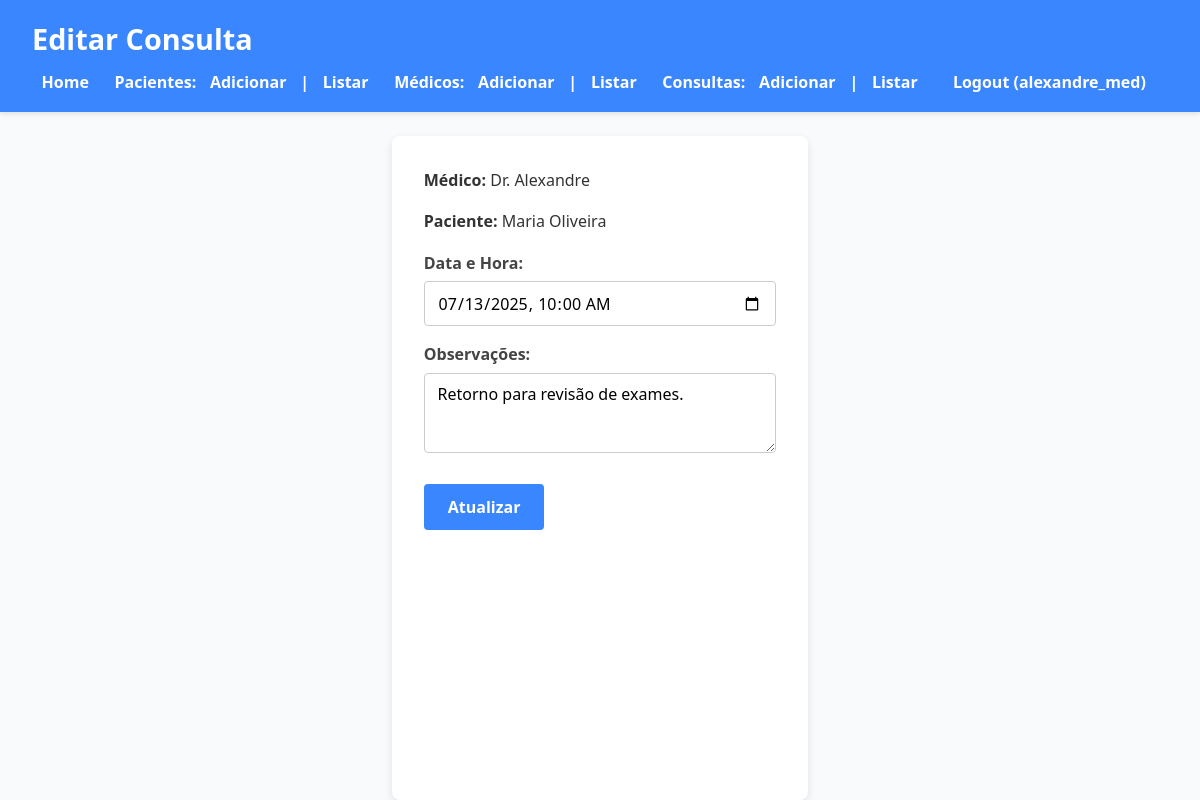
/php/update-consulta.php?id_medico=1&id_paciente=2&data_hora=2025-07-13+10:00:00 (signed in), run on the app's committed database.
### tables this page shows
CREATE TABLE consultas (
    id_medico INT,
    id_paciente INT,
    data_hora TIMESTAMP NOT NULL,
    observacoes TEXT,
    PRIMARY KEY (id_medico, id_paciente, data_hora),
    FOREIGN KEY (id_medico) REFERENCES medicos(id) ON DELETE CASCADE,
    FOREIGN KEY (id_paciente) REFERENCES pacientes(id) ON DELETE CASCADE
);

CREATE TABLE medicos (
    id INT AUTO_INCREMENT PRIMARY KEY,
    nome VARCHAR(100) NOT NULL,
    especialidade VARCHAR(100) NOT NULL,
    usuario_id INT,
    FOREIGN KEY (usuario_id) REFERENCES usuarios(id) ON DELETE SET NULL
);

CREATE TABLE pacientes (
    id INT AUTO_INCREMENT PRIMARY KEY,
    nome VARCHAR(100) NOT NULL,
    data_nascimento DATE NOT NULL,
    tipo_sanguineo VARCHAR(5) NOT NULL,
    usuario_id INT,
    FOREIGN KEY (usuario_id) REFERENCES usuarios(id) ON DELETE SET NULL
);

### php/update-consulta.php (the view, shortened to what this page needs)
<?php
require_once 'db.php';
$id_medico = $_GET['id_medico'] ?? null;
$id_paciente = $_GET['id_paciente'] ?? null;
$data_hora_original = $_GET['data_hora'] ?? null;
$stmt = $pdo->prepare("
    SELECT c.*, m.nome AS nome_medico, p.nome AS nome_paciente
    FROM consultas c
    JOIN medicos m ON c.id_medico = m.id
    JOIN pacientes p ON c.id_paciente = p.id
    WHERE c.id_medico = ? AND c.id_paciente = ? AND c.data_hora = ?
");
$stmt->execute([$id_medico, $id_paciente, $data_hora_original]);
$consulta = $stmt->fetch(PDO::FETCH_ASSOC);
?>
<!DOCTYPE html>
<html lang="pt-BR">
<head>
    <link rel="stylesheet" href="../css/style.css" />
</head>
<body>
<header>
    <h1>Editar Consulta</h1>
    <nav>
        <ul>
            <li><a href="index.php">Home</a></li>
            <?php if (isset($_SESSION['user_id'])): ?>
                <li>Pacientes:
                    <a href="/php/create-paciente.php">Adicionar</a> |
                    <a href="/php/index-paciente.php">Listar</a>
                </li>
                <li>Médicos:
                    <a href="/php/create-medico.php">Adicionar</a> |
                    <a href="/php/index-medico.php">Listar</a>
                </li>
                <li>Consultas:
                    <a href="/php/create-consulta.php">Adicionar</a> |
                    <a href="/php/index-consulta.php">Listar</a>
                </li>
                <li><a href="/php/logout.php">Logout (<?= $_SESSION['username'] ?>)</a></li>
            <?php else: ?>
                <li><a href="/php/user-login.php">Login</a></li>
                <li><a href="/php/user-register.php">Registrar</a></li>
            <?php endif; ?>
        </ul>
    </nav>
</header>
<main>
    <form method="POST">
        <p><strong>Médico:</strong> <?= htmlspecialchars($consulta['nome_medico']) ?></p>
        <p><strong>Paciente:</strong> <?= htmlspecialchars($consulta['nome_paciente']) ?></p>
        <label for="data_hora">Data e Hora:</label>
        <input
            type="datetime-local"
            id="data_hora"
            name="data_hora"
            value="<?= date('Y-m-d\TH:i', strtotime($consulta['data_hora'])) ?>"
            required
        />
        <label for="observacoes">Observações:</label>
        <textarea id="observacoes" name="observacoes"><?= htmlspecialchars($consulta['observacoes']) ?></textarea>
        <button type="submit">Atualizar</button>
    </form>
</main>
</body>
</html>

### css/style.css (style rules this page uses)
* { margin: 0; padding: 0; box-sizing: border-box; font-family: 'Segoe UI', Tahoma, Geneva, Verdana, sans-serif; }
body { background-color: #f9fafb; color: #333; line-height: 1.6; min-height: 100vh; display: flex; flex-direction: column; }
header { background-color: #3a86ff; color: white; padding: 1rem 2rem; box-shadow: 0 2px 5px rgba(0,0,0,0.1); }
header h1 { font-size: 1.8rem; }
nav ul { list-style: none; display: flex; gap: 1rem; margin-top: 0.5rem; flex-wrap: wrap; }
nav ul li { font-weight: 600; }
nav ul li a { color: white; text-decoration: none; padding: 0.3rem 0.6rem; border-radius: 4px; transition: background-color 0.3s ease; }
main { flex-grow: 1; padding: 2rem; max-width: 900px; margin: 0 auto; background-color: white; border-radius: 8px; box-shadow: 0 3px 8px rgba(0,0,0,0.1); margin-top: 1.5rem; }
p { margin-bottom: 1rem; }
form label { display: block; margin-top: 1rem; font-weight: 600; color: #444; }
form input[type="text"], form input[type="email"], form input[type="date"], form input[type="password"], form input[type="datetime-local"], form select, form textarea { width: 100%; padding: 0.6rem 0.8rem; margin-top: 0.3rem; border: 1px solid #ccc; border-radius: 4px; font-size: 1rem; transition: border-color 0.3s ease; }
form textarea { resize: vertical; min-height: 80px; }
button { margin-top: 1.5rem; background-color: #3a86ff; color: white; border: none; padding: 0.75rem 1.5rem; font-size: 1rem; border-radius: 4px; cursor: pointer; font-weight: 700; transition: background-color 0.3s ease; }

### data on the page
consultas: id_medico.nome "Dr. Alexandre", id_paciente.nome "Maria Oliveira", data_hora "07/13/2025 10:00", observacoes "Retorno para revisão de exames."

### other printed values
$_SESSION['username'] "alexandre_med"
